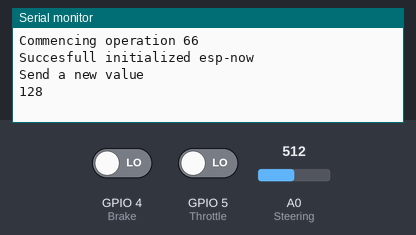
Simulated run of this sketch. Board: ESP8266 (NodeMCU). Shown: the last lines printed to the serial monitor. The test bench sets the inputs (shaded band); at power-on: A0 (Steering) = 512, GPIO 4 (Brake) LOW, GPIO 5 (Throttle) LOW.

Above: at 1.2 s.
1.3 s: A0 (Steering) set to 716
At 2.2 s:
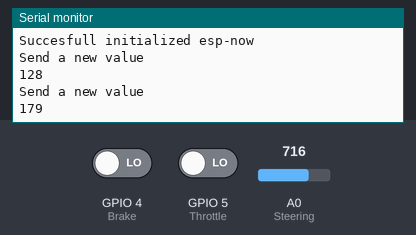
2.8 s: A0 (Steering) set to 900
At 3.4 s:
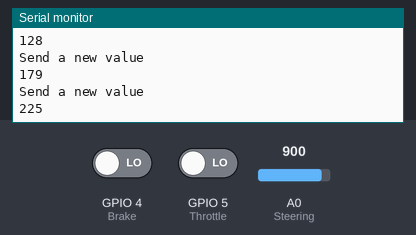

Measured:
- after the input at 1.3 s, the serial monitor: prints a new line at once (image 1)
- after the input at 2.8 s, the serial monitor: prints a new line at once (image 2)

The sketch:

Remote_Controller.ino
```cpp
// (licence header left out)
#include <ESP8266WiFi.h>
#include <espnow.h>

#define Steering A0
#define Throttle 5
#define Brake 4


// REPLACE WITH THE MAC Address of your receiver
uint8_t broadcastAddress[] = {0xAC, 0x0B, 0xFB, 0xD7, 0x7D, 0x92};

//variable to store analog input reading
int steeringAngle;
int prevSteeringAngle;
bool throttleApplied;
bool prevThrottleApplied;
bool brakeApplied;
bool prevBrakesApplied;

// Updates communication every 100 milliseconds
const long interval = 10;
unsigned long previousMillis = 0;    // will store last time DHT was updated

// Variable to store if sending data was successful
String success;

//Structure example to send data
//Must match the receiver structure
typedef struct struct_message {
    int steeringAngle;
    bool brakeApplied;
    bool throttleApplied;
} struct_message;

// Create a struct_message called DHTReadings to hold sensor readings
struct_message inputReadings;


// Callback when data is sent
void OnDataSent(uint8_t *mac_addr, uint8_t sendStatus) {
  if (sendStatus != 0){
    Serial.println("Delivery fail");
  }
}
void pollInputs(){
  // Read accelerator position
  steeringAngle = analogRead(Steering);
  steeringAngle = steeringAngle>>2;
  brakeApplied = digitalRead(Brake);
  throttleApplied = digitalRead(Throttle);
  if((prevSteeringAngle != steeringAngle) || (prevBrakesApplied != brakeApplied) || (prevThrottleApplied != throttleApplied)){
    //Set values to send
    inputReadings.steeringAngle = steeringAngle;
    inputReadings.brakeApplied = brakeApplied;
    inputReadings.throttleApplied = throttleApplied;
    esp_now_send(broadcastAddress, (uint8_t *) &inputReadings, sizeof(inputReadings));
    Serial.println("Send a new value");
    Serial.println(steeringAngle);
    prevSteeringAngle = steeringAngle;
    prevBrakesApplied = brakeApplied;
    prevThrottleApplied = throttleApplied;
  }
}

void setup() {
  //assign pins
  pinMode(Steering,INPUT);

  //setup serial monitor
  Serial.begin(4800);
  Serial.println("Commencing operation 66");


  // Set device as a Wi-Fi Station
  WiFi.mode(WIFI_STA);
  WiFi.disconnect();

  // Init ESP-NOW
  if (esp_now_init() != 0) {
    Serial.println("Error initializing ESP-NOW");
    return;
  }
  else
    Serial.println("Succesfull initialized esp-now");

  // Set ESP-NOW Role
  esp_now_set_self_role(ESP_NOW_ROLE_COMBO);

  // Once ESPNow is successfully Init, we will register for Send CB to
  // get the status of Trasnmitted packet
  esp_now_register_send_cb(OnDataSent);

  // Register peer
  esp_now_add_peer(broadcastAddress, ESP_NOW_ROLE_COMBO, 1, NULL, 0);

}

void loop() {

  unsigned long currentMillis = millis();
  if (currentMillis - previousMillis >= interval) {

    // save the last time you updated the DHT values
    previousMillis = currentMillis;

    //Get DHT readings
    pollInputs();
  }
}
```
